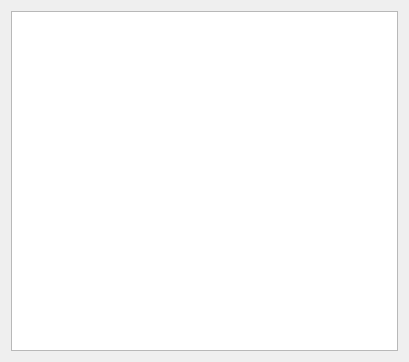
<?xml version="1.0" encoding="UTF-8"?>
<ui version="4.0">
 <class>Statistics</class>
 <widget class="QWidget" name="Statistics">
  <property name="geometry">
   <rect>
    <x>0</x>
    <y>0</y>
    <width>409</width>
    <height>362</height>
   </rect>
  </property>
  <property name="windowTitle">
   <string>Form</string>
  </property>
  <layout class="QFormLayout" name="formLayout">
   <item row="0" column="0" colspan="2">
    <widget class="QGraphicsView" name="statView"/>
   </item>
  </layout>
 </widget>
 <resources/>
 <connections/>
</ui>
